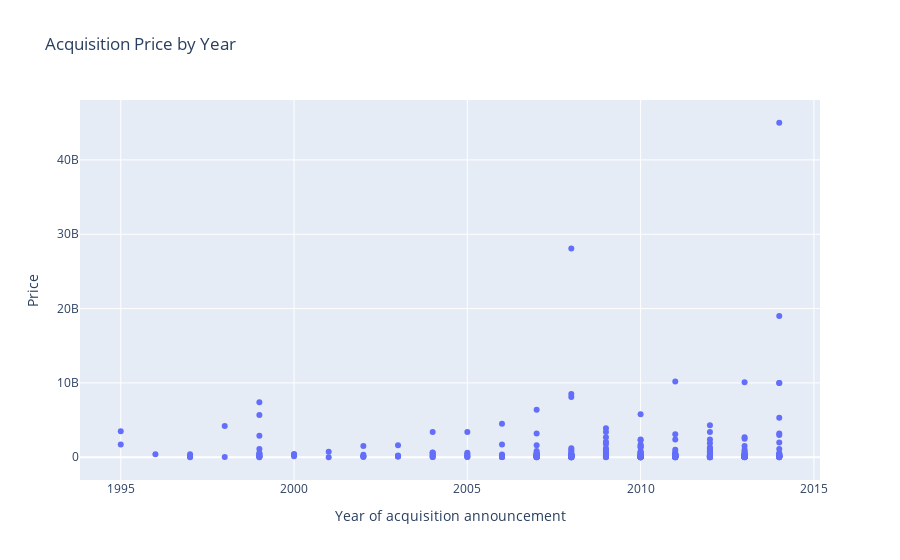

Notebook code cell kept with this figure:
### Code cell
fig = px.scatter(
    acquired,
    x='Year of acquisition announcement',
    y='Price',
    title='Acquisition Price by Year'
)
fig.show()

### Figure 1 — Plotly figure (JSON) as saved in the notebook; plotly's stock layout.template omitted (floating-point values rounded to 4 significant figures; data arrays with more than 128 entries replaced by an {"elided": "..."} marker saying what was removed)
{"data": [{"hovertemplate": "Year of acquisition announcement=%{x}<br>Price=%{y}<extra></extra>", "legendgroup": "", "marker": {"color": "#636efa", "symbol": "circle"}, "mode": "markers", "name": "", "orientation": "v", "showlegend": false, "type": "scatter", "x": {"elided": "310 int values"}, "xaxis": "x", "y": {"elided": "310 int values"}, "yaxis": "y"}], "layout": {"legend": {"tracegroupgap": 0}, "title": {"text": "Acquisition Price by Year"}, "xaxis": {"anchor": "y", "domain": [0, 1], "title": {"text": "Year of acquisition announcement"}}, "yaxis": {"anchor": "x", "domain": [0, 1], "title": {"text": "Price"}}}}
